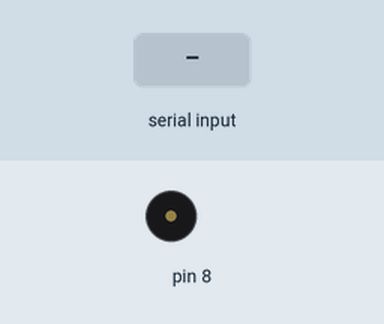
A sketch run on a simulated Arduino Uno, built with avr-gcc and run on an emulated ATmega328P. On the bench: buzzer (waves = sounding). The inputs (shaded band) are chosen by the test bench.

Above: at 1.2 s.
1.3 s: "1" received over Serial
At 2.3 s:
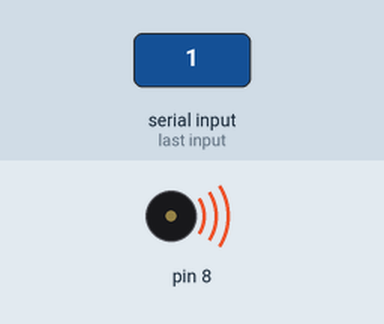
Timing chart, 0 to 4.3 s (numbered marks = the images above; inputs shaded):
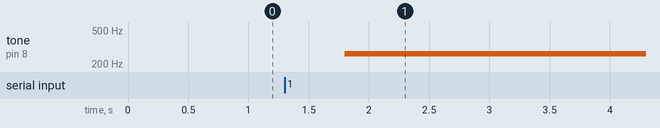

The sketch:

tone_generator.ino
```cpp
#include "alphabet_mapping.h"


int f[]={262,277,294,311,330, 349,370,392,415,440,466,494,523,554,587,622,659,698,740,784,831,880,932,988};
// 24 notes c4 to b5

int noteDuration =0;
char nam[50];//maximum length of name
int count=0;// length of name
int ind=0;//temporary variable
char inp_char;// input character

void setup(){
  Serial.begin(9600);// data rate in bits/sec
}


//Reset the board
void (*ResetBoard) (void)=0;


//helper function takes arguement as letter_inde(for eg. for b letter index is 1 and for a letter_index is 0)
// play combination of tones for particular alphabet
void helper(int letter_index){
  for (int i = 0; i<4; i++){
  noteDuration=2500/(4*Duration[letter_index][i]) ;
  tone(8,f[freqIndex[letter_index][i]],noteDuration);
  delay(noteDuration);
  }
  }


 //Generate a tone for name
 void play_tone(){
  for (int i=0;i<count;i++){
    ind=nam[i]-97;
    if (Serial.available()>0){
      inp_char=Serial.read();
      if (inp_char=='0'){ResetBoard();}//to stop the tone from playing
      }
    helper(ind);
    }
 }
void loop(){
//if data is available on serial monitor
while (Serial.available()>0){
  inp_char=Serial.read();//read character
  if (inp_char=='0'){//to stop the tone from playing
    ResetBoard();
    }
  nam[count]=inp_char;//append input char into name
  ind=inp_char-97;//ascii value of input char - 97(lower case a) gives index of letter
  count++;
  nam[count]='\0';
  }
  delay(300);
  play_tone();
}
```

Source omitted: phabet_mapping.h (data table, 917 bytes)

Measured:
- after the input at 1.3 s, tone on pin 8: silent → 262 Hz after 0.50 s
